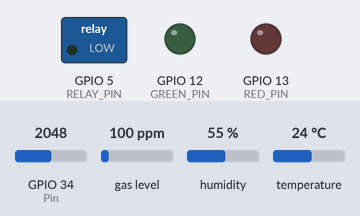
Simulated run of this sketch. Board: ESP32. Parts: switched loads named in the sketch (green lamp = pin HIGH), output pins drawn as LEDs (lit = HIGH). The inputs (shaded band) are chosen by the test bench; at power-on: humidity 55 %, GPIO 34 (Pin) = 2048, gas level 100 ppm, temperature 24 °C. WiFi joins after 1.5 s; servers stay silent unless stated; what the sketch prints to the serial monitor is not drawn.

Above: at 3.2 s.
3.3 s: humidity set to 31 %
6.5 s: humidity set to 28 %
At 9.1 s:
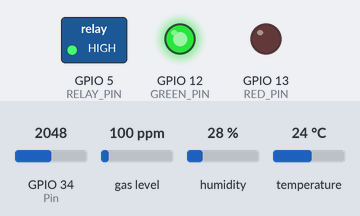
9.8 s: humidity set to 40 %
At 11.9 s:
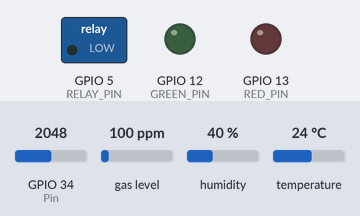
13.0 s: humidity set to 22 %
At 16.0 s:
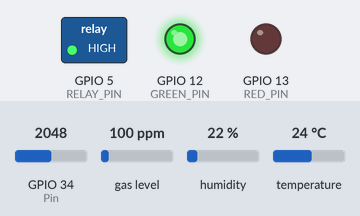
Timing chart, 0 to 17.2 s (numbered marks = the images above; inputs shaded):
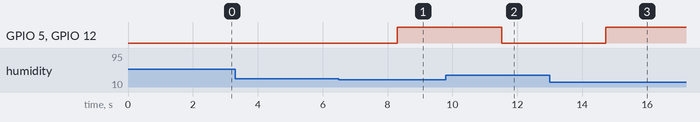

The sketch:

surgeonsafe.ino
```cpp
#include <ESP32Firebase.h>
#include <WiFi.h>
#include <WiFiClient.h>
#include <Wire.h>
#include <Adafruit_Sensor.h>
#include <Adafruit_BME280.h>
#include "MQUnifiedsensor.h"

#define Board ("ESP-32")
#define Pin (34)
#define Type ("MQ-2")
#define Voltage_Resolution (3.3)
#define ADC_Bit_Resolution (12)
#define RatioMQ135CleanAir (3.6)

MQUnifiedsensor MQ135(Board, Voltage_Resolution, ADC_Bit_Resolution, Pin, Type);

//define pin
#define RELAY_PIN 5  // Ganti dengan pin relay pada ESP32
#define RED_PIN 13  // Ganti dengan pin relay pada ESP32
#define GREEN_PIN 12  // Ganti dengan pin relay pada ESP32
Adafruit_BME280 bme; // I2C


//define wifi
#define WIFI_SSID "Rehat Dulu"
#define WIFI_PASSWORD "12345678"

#define API_KEY "AIzaSyC81uLGToGjwvb5fpu95-_5vOJKK3inj1s"

#define DATABASE_URL "https://kelompok8-f43c7-default-rtdb.firebaseio.com/"

Firebase firebase(DATABASE_URL);

void setup() {
  //initialize serial
  Serial.begin(9600);
  delay(500);

  //initialize bme sensor
  if (!bme.begin(0x76)) {   // Set the address of your BME280 here. Default is 0x77.
    Serial.println("Could not find a valid BME280 sensor, check wiring!");
    while (1);
  }

  //initialize wifi
  WiFi.begin(WIFI_SSID, WIFI_PASSWORD);
  while(WiFi.status() != WL_CONNECTED) {
    Serial.print(".");
    delay(300);
  }
  Serial.println();
  Serial.print("Connected with IP :");
  Serial.println(WiFi.localIP());
  Serial.println();

  //pinmode
  pinMode(RELAY_PIN, OUTPUT);
  pinMode(RED_PIN, OUTPUT);
  pinMode(GREEN_PIN, OUTPUT);

  //initialize mq135
  MQ135.setRegressionMethod(1);
  MQ135.setA(110.47);
  MQ135.setB(-2.862);

  MQ135.init();
  MQ135.setRL(10);

  float calcR0 = 0;
  for (int i = 1; i <= 10; i++) {
    MQ135.update();
    calcR0 += MQ135.calibrate(RatioMQ135CleanAir);
  }
  MQ135.setR0(calcR0 / 10);

  if (isinf(calcR0)) {
    Serial.println("Peringatan: Masalah koneksi, R0 tak terhingga (Sirkuit terbuka terdeteksi) harap periksa kabel dan suplai");
    while (1);
  }
  if (calcR0 == 0) {
    Serial.println("Peringatan: Masalah koneksi ditemukan, R0 adalah nol (Pin analog korsleting ke tanah) harap periksa kabel dan suplai");
    while (1);
  }
}

void sendToFirebase(float ppm, float temperature, float humidity) {
    // Set data
    firebase.setFloat("/DATA/temperature", temperature);
    firebase.setFloat("/DATA/humidity", humidity);
    firebase.setFloat("/DATA/ppm", ppm);
}

void bmp() {
  float temperature = bme.readTemperature(); // Get temperature from BME280
  float humidity = bme.readHumidity(); // Get humidity from BME280
  Serial.print("Temperature: ");
  Serial.print(temperature);
  Serial.println(" °C, Humidity: ");
  Serial.print(humidity);
  Serial.println(" %");
}

void mq() {
  MQ135.update();
  float ppm = MQ135.readSensor();
  Serial.print(ppm);
  Serial.println(" PPM");

  int value = analogRead(Pin);
  value = map(value, 0, 4095, 0, 100);
}

void loop(){
  bmp();
  mq();
  delay(1000);
  float ppm = MQ135.readSensor();
  float temperature = bme.readTemperature(); // Get temperature from BME280
  float humidity = bme.readHumidity(); // Get humidity from BME280
  sendToFirebase(ppm, temperature, humidity);

  if(temperature < 15 || temperature > 30) {
  // Aksi yang diinginkan jika suhu kurang dari 15 atau lebih dari 30
  digitalWrite(RELAY_PIN, HIGH);
  Serial.print("HIGH");
  digitalWrite(GREEN_PIN, HIGH);
  firebase.setString("/DATA/Indikator", "Kualitas udara tidak aman! Operasi tidak bisa dilaksanakan");
  }

  else if(humidity < 30 || humidity > 70) {
  // Aksi yang diinginkan jika suhu kurang dari 15 atau lebih dari 30
  digitalWrite(RELAY_PIN, HIGH);
  Serial.print("HIGH");
  digitalWrite(GREEN_PIN, HIGH);
  firebase.setString("/DATA/Indikator", "Kualitas udara tidak aman! Operasi tidak bisa dilaksanakan");
  }

  else if(ppm > 2000) {
  // Aksi yang diinginkan jika suhu kurang dari 15 atau lebih dari 30
  digitalWrite(RELAY_PIN, HIGH);
  Serial.print("HIGH");
  digitalWrite(GREEN_PIN, HIGH);
  firebase.setString("/DATA/Indikator", "Kualitas udara tidak aman! Operasi tidak bisa dilaksanakan");
  }

  else {
  digitalWrite(RELAY_PIN, LOW);
  Serial.print("LOW");
  digitalWrite(GREEN_PIN, LOW);
  firebase.setString("/DATA/Indikator", "Kualitas udara aman! Operasi bisa dilaksanakan");
  }
}
```

Measured:
- the behaviour switches between 30 and 29 % on humidity (found by bisection; images 0 and 1)
- after the input at 3.3 s, every drawn part: stays the same
- after the input at 6.5 s, GPIO 5 (RELAY_PIN), GPIO 12 (GREEN_PIN): LOW → HIGH after 1.8 s
- after the input at 9.8 s, GPIO 5 (RELAY_PIN), GPIO 12 (GREEN_PIN): HIGH → LOW after 1.7 s
- after the input at 13.0 s, GPIO 5 (RELAY_PIN), GPIO 12 (GREEN_PIN): LOW → HIGH after 1.7 s
